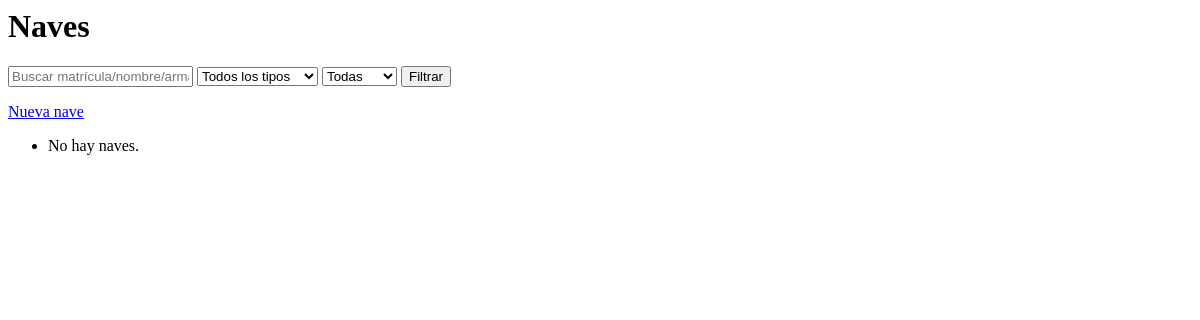
The app's page /, older data.
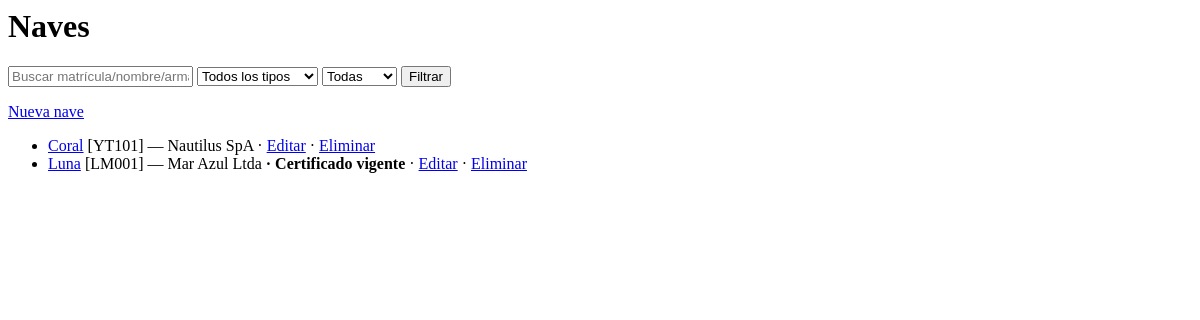
The same page, newer data.
### naves/models.py (models this page shows, shortened)
class Nave(models.Model):
    matricula = models.CharField(max_length=20, unique=True)
    nombre = models.CharField(max_length=120)
    tipo = models.CharField(max_length=2, choices=TIPO_NAVE, default="OT")
    eslora_m = models.DecimalField(max_digits=5, decimal_places=2,
    validators = [MinValueValidator(1)])
    anio = models.PositiveIntegerField(validators=[MinValueValidator(1950)])
    armador = models.ForeignKey(Armador, on_delete=models.PROTECT, related_name="naves")
    activa = models.BooleanField(default=True)

class Armador(models.Model):
    nombre = models.CharField(max_length=120)
    rut = models.CharField(max_length=12)
    email = models.EmailField(unique=True)

### naves/views.py (the view)
# urls.py: path("", views.NaveLista.as_view(), name="nave_list"),
class NaveLista(ListView):
    model = Nave
    paginate_by = 10
    def get_queryset(self):
        q = self.request.GET.get("q")
        tipo = self.request.GET.get("tipo")
        activa = self.request.GET.get("activa")
        qs = (Nave.objects.select_related("armador").annotate(cert_vigentes=Count("certificados",
        filter=Q(certificados__fecha_vencimiento__gte=self.request.today))))
        if q:
            qs = qs.filter(Q(matricula__icontains=q)|Q(nombre__icontains=q)|Q(armador__nombre__icontains=q))
        if tipo:
            qs = qs.filter(tipo=tipo)
        if activa in ("true","false"):
            qs = qs.filter(activa=(activa=="true"))
        return qs.order_by("nombre")
    def dispatch(self, request, *args, **kwargs):
        from django.utils import timezone
        self.request.today = timezone.localdate()
        return super().dispatch(request, *args, **kwargs)

### naves/templates/naves/nave_list.html (shortened to what this page needs)
<h1>Naves</h1>
<form method="get">
 <input type="text" name="q" value="{{ request.GET.q }}"
placeholder="Buscar matrícula/nombre/armador">
 <select name="tipo">
 <option value="">Todos los tipos</option>
 </select>
 <select name="activa">
 <option value="">Todas</option>
 </select>
 <button>Filtrar</button>
</form>
<p><a href="{% url 'naves:nave_create' %}">Nueva nave</a></p>
<ul>
 {% for nave in object_list %}
 <li>
 <a href="{% url 'naves:nave_detail' nave.pk %}">{{ nave.nombre}}</a>
 [{{ nave.matricula }}] — {{ nave.armador.nombre }}
 {% if nave.cert_vigentes > 0 %}<strong>· Certificado
vigente</strong>{% endif %}
 · <a href="{% url 'naves:nave_update' nave.pk %}">Editar</a>
 · <a href="{% url 'naves:nave_delete' nave.pk %}">Eliminar</a>
 </li>
 {% empty %}
 <li>No hay naves.</li>
 {% endfor %}
</ul>

Row changes from the older to the newer data that the page shows:
added Nave: nombre "Coral", matricula "YT101", armador.nombre "Nautilus SpA"
added Nave: nombre "Luna", matricula "LM001", armador.nombre "Mar Azul Ltda", shows "· Certificado vigente"
Text that changed along with them:
text no longer shown: "No hay naves."
